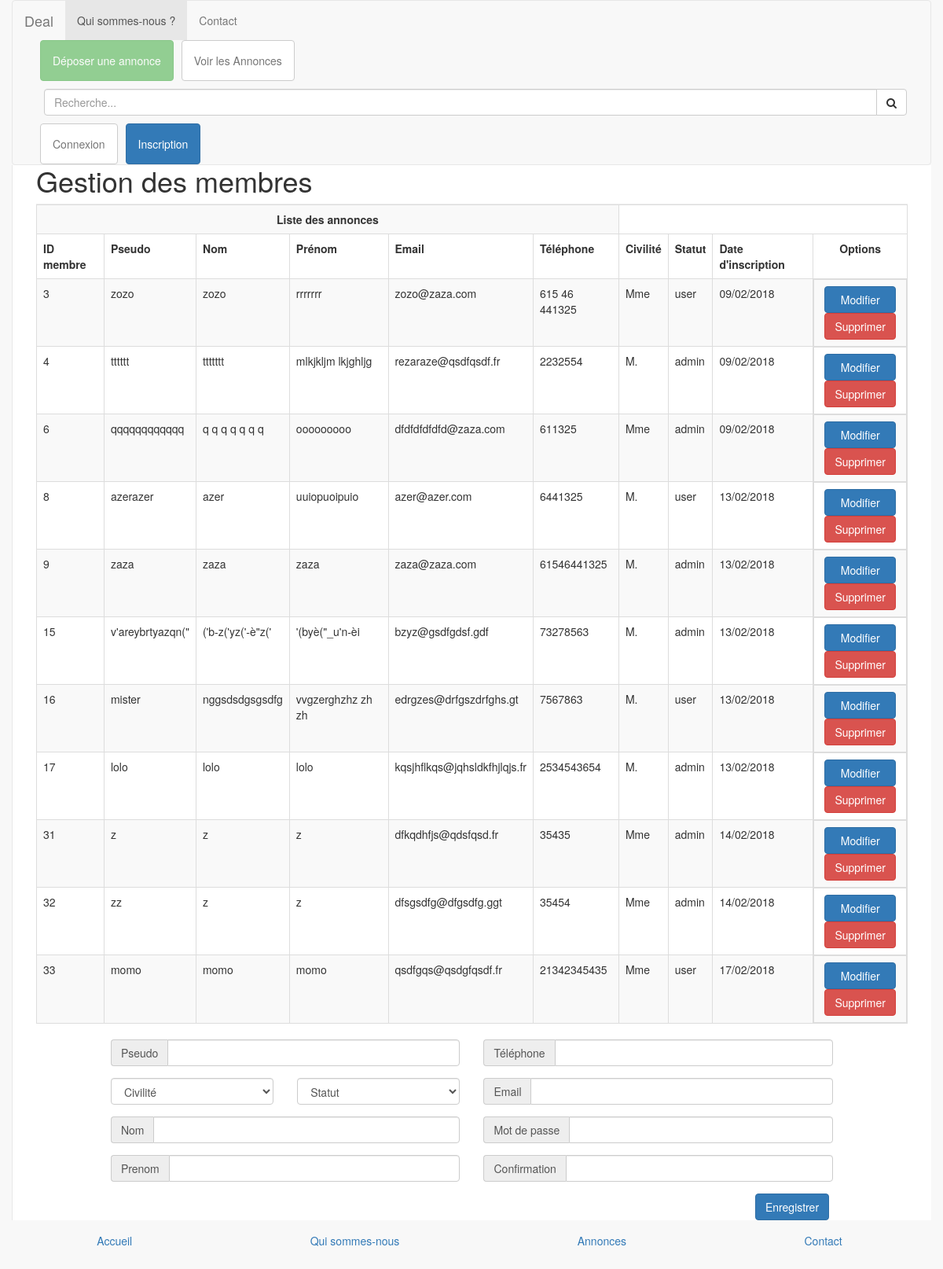
/admin/membre-edit.php, run on the app's committed database.
### tables this page shows
CREATE TABLE `membre` (
  `id` int(10) unsigned NOT NULL AUTO_INCREMENT,
  `civilite` enum('M.','Mme') NOT NULL,
  `pseudo` varchar(45) NOT NULL,
  `mdp` varchar(255) NOT NULL,
  `nom` varchar(45) NOT NULL,
  `prenom` varchar(45) NOT NULL,
  `telephone` varchar(45) DEFAULT NULL,
  `email` varchar(45) NOT NULL,
  `role` enum('user','admin') NOT NULL,
  `date_enregistrement` datetime NOT NULL DEFAULT CURRENT_TIMESTAMP,
  PRIMARY KEY (`id`),
  UNIQUE KEY `pseudo_UNIQUE` (`pseudo`)
);

### admin/membre-edit.php (the view, shortened to what this page needs)
<?php
require_once __DIR__.'/../include/init.php';
$civilite = $pseudo = $nom = $prenom = $email = $telephone = $role = $mdp = '';
$req = 'SELECT * FROM membre';
$stmt = $pdo->query($req);
$mbs = $stmt->fetchAll();
include __DIR__.('/../layout/top.php');
?>
<div id="page-wrapper">
  <div class="row">
    <div class="col-lg-12">
      <h1 class="page-header">Gestion des membres</h1>
    </div>
  </div>
  <table class="table table-bordered table-striped">
    <th colspan="6">
      Liste des annonces
    </th>
    <tr>
      <th>ID membre</th>
      <th>Pseudo</th>
      <th>Nom</th>
      <th>Prénom</th>
      <th>Email</th>
      <th>Téléphone</th>
      <th>Civilité</th>
      <th>Statut</th>
      <th>Date d'inscription</th>
      <th>Options</th>
    </tr>
    <?php
    foreach ($mbs as $mb) :
      ?>
      <tr>
        <td><?= $mb['id'] ?></td>
        <td><?= $mb['pseudo'] ?></td>
        <td><?= $mb['nom'] ?></td>
        <td><?= $mb['prenom'] ?></td>
        <td><?= $mb['email'] ?></td>
        <td><?= $mb['telephone'] ?></td>
        <td><?= $mb['civilite'] ?></td>
        <td><?= $mb['role'] ?></td>
        <td><?= strftime('%d/%m/%Y',strtotime($mb['date_enregistrement'])); ?></td>
        <td>
          <a href="membre-edit.php?id=<?= $mb['id'] ?>" class="btn btn-primary">Modifier</a>
          <a href="membre-delete.php?id=<?= $mb['id'] ?>" class="btn btn-danger">Supprimer</a>
        </td>
      </tr>
      <?php
    endforeach;
    ?>
  </table>
  <div class="row">
    <div class="col-xs-10 col-sm-offset-1">
      <form class="membre-edit" method="post">
        <div class="row">
          <div class="col-md-6">
            <div class="form-group col">
              <div class="input-group">
                <span class="input-group-addon" id="basic-addon1">Pseudo</span>
                <input name="pseudo" value="<?= $pseudo ;?>" type="text" class="form-control" id="pseudo" placeholder="">
              </div>
            </div>
            <div class="row">
              <div class="form-group col-sm-6">
                <select name="civilite" class="form-control selectpicker" id="civilite">
                  <option value=''>Civilité</option>
                </select>
              </div>
              <div class="form-group col-sm-6">
                <select name="role" class="form-control selectpicker" id="role">
                  <option value=''>Statut</option>
                </select>
              </div>
            </div>
            <div class="form-group col">
              <div class="input-group">
                <span class="input-group-addon" id="basic-addon1">Nom</span>
                <input name="nom" value="<?= $nom ;?>" type="text" class="form-control" id="nom" aria-describedby="name" placeholder="">
              </div>
            </div>
            <div class="form-group col">
              <div class="input-group">
                <span class="input-group-addon" id="basic-addon1">Prenom</span>
                <input name="prenom" value="<?= $prenom ;?>" type="text" class="form-control" id="prenom" aria-describedby="forname" placeholder="">
              </div>
            </div>
          </div>
          <div class="col-md-6">
            <div class="form-group col">
              <div class="input-group">
                <span class="input-group-addon" id="basic-addon1">Téléphone</span>
                <input name="telephone" value="<?= $telephone ;?>" type="text" class="form-control" id="telephone" aria-describedby="telephone" placeholder="">
              </div>
            </div>
            <div class="form-group col">
              <div class="input-group">
                <span class="input-group-addon" id="basic-addon1">Email</span>
                <input name="email" value="<?= $email ;?>" type="email" class="form-control" id="email" aria-describedby="email" placeholder="">
              </div>
            </div>
            <div class="form-group col">
              <div class="input-group">
                <span class="input-group-addon" id="basic-addon1">Mot de passe</span>
                <input name="mdp" value="" type="password" class="form-control" id="mdp" placeholder="">
              </div>
            </div>
            <div class="form-group col">
              <div class="input-group">
                <span class="input-group-addon" id="basic-addon1">Confirmation</span>
                <input name="mdp-confirm" value="" type="password" class="form-control" id="mdp-confirm" placeholder="">
              </div>
            </div>
            <div class="pull-right">
              <button type="submit" class="btn btn-primary pull-right">Enregistrer</button>
            </div>
          </div>
        </div>
      </form>
    </div>
  </div>
</div>
<?php
include __DIR__.('/../layout/bottom.php');
?>

### data on the page
membre: id "3", pseudo "zozo", nom "zozo", prenom "rrrrrrr", email "zozo@zaza.com", telephone "615 46 441325", civilite "Mme", role "user", date_enregistrement "09/02/2018"
membre: id "4", pseudo "tttttt", nom "ttttttt", prenom "mlkjkljm lkjghljg", email "rezaraze@qsdfqsdf.fr", telephone "2232554", civilite "M.", role "admin", date_enregistrement "09/02/2018"
membre: id "6", pseudo "qqqqqqqqqqqq", nom "q q q q q q q", prenom "ooooooooo", email "dfdfdfdfdfd@zaza.com", telephone "611325", civilite "Mme", role "admin", date_enregistrement "09/02/2018"
membre: id "8", pseudo "azerazer", nom "azer", prenom "uuiopuoipuio", email "azer@azer.com", telephone "6441325", civilite "M.", role "user", date_enregistrement "13/02/2018"
membre: id "9", pseudo "zaza", nom "zaza", prenom "zaza", email "zaza@zaza.com", telephone "61546441325", civilite "M.", role "admin", date_enregistrement "13/02/2018"
membre: id "15", pseudo "v'areybrtyazqn(\"", nom "('b-z('yz('-è\"z('", prenom "'(byè(\"_u'n-èi", email "bzyz@gsdfgdsf.gdf", telephone "73278563", civilite "M.", role "admin", date_enregistrement "13/02/2018"
membre: id "16", pseudo "mister", nom "nggsdsdgsgsdfg", prenom "vvgzerghzhz zh zh", email "edrgzes@drfgszdrfghs.gt", telephone "7567863", civilite "M.", role "user", date_enregistrement "13/02/2018"
membre: id "17", pseudo "lolo", nom "lolo", prenom "lolo", email "kqsjhflkqs@jqhsldkfhjlqjs.fr", telephone "2534543654", civilite "M.", role "admin", date_enregistrement "13/02/2018"
membre: id "31", pseudo "z", nom "z", prenom "z", email "dfkqdhfjs@qdsfqsd.fr", telephone "35435", civilite "Mme", role "admin", date_enregistrement "14/02/2018"
membre: id "32", pseudo "zz", nom "z", prenom "z", email "dfsgsdfg@dfgsdfg.ggt", telephone "35454", civilite "Mme", role "admin", date_enregistrement "14/02/2018"
membre: id "33", pseudo "momo", nom "momo", prenom "momo", email "qsdfgqs@qsdgfqsdf.fr", telephone "21342345435", civilite "Mme", role "user", date_enregistrement "17/02/2018"
